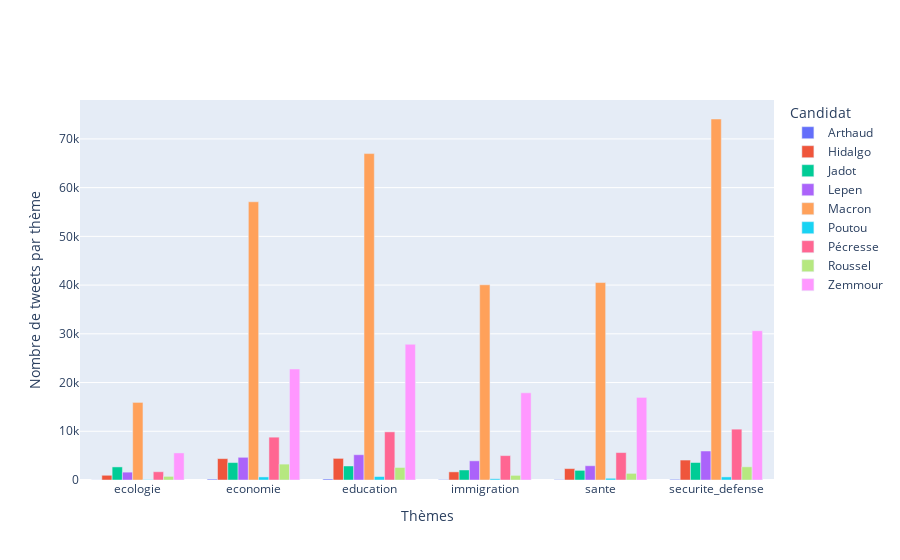

Source (notebook cell):
### Code cell
import plotly.graph_objects as go
fig = go.Figure()
for candidat, group in df_all.groupby("candidat"):
    fig.add_trace(go.Bar(x=df_all.index, y=group["nombre_tweets_lies"], name=candidat,
      hovertemplate="Candidat=%s<br>Thème=%%{x}<br>Nombre de tweets liées=%%{y}<extra></extra>"% candidat))

fig.update_layout(legend_title_text = "Candidat")
fig.update_xaxes(title_text="Thèmes")
fig.update_yaxes(title_text="Nombre de tweets par thème")
fig.show()

### Figure 1 — Plotly figure (JSON) as saved in the notebook; plotly's stock layout.template omitted (floating-point values rounded to 4 significant figures)
{"data": [{"hovertemplate": "Candidat=Arthaud<br>Thème=%{x}<br>Nombre de tweets liées=%{y}<extra></extra>", "name": "Arthaud", "type": "bar", "x": ["ecologie", "economie", "education", "immigration", "sante", "securite_defense", "ecologie", "economie", "education", "immigration", "sante", "securite_defense", "ecologie", "economie", "education", "immigration", "sante", "securite_defense", "ecologie", "economie", "education", "immigration", "sante", "securite_defense", "ecologie", "economie", "education", "immigration", "sante", "securite_defense", "ecologie", "economie", "education", "immigration", "sante", "securite_defense", "ecologie", "economie", "education", "immigration", "sante", "securite_defense", "ecologie", "economie", "education", "immigration", "sante", "securite_defense", "ecologie", "economie", "education", "immigration", "sante", "securite_defense"], "y": [20, 177, 199, 77, 75, 138]}, {"hovertemplate": "Candidat=Hidalgo<br>Thème=%{x}<br>Nombre de tweets liées=%{y}<extra></extra>", "name": "Hidalgo", "type": "bar", "x": ["ecologie", "economie", "education", "immigration", "sante", "securite_defense", "ecologie", "economie", "education", "immigration", "sante", "securite_defense", "ecologie", "economie", "education", "immigration", "sante", "securite_defense", "ecologie", "economie", "education", "immigration", "sante", "securite_defense", "ecologie", "economie", "education", "immigration", "sante", "securite_defense", "ecologie", "economie", "education", "immigration", "sante", "securite_defense", "ecologie", "economie", "education", "immigration", "sante", "securite_defense", "ecologie", "economie", "education", "immigration", "sante", "securite_defense", "ecologie", "economie", "education", "immigration", "sante", "securite_defense"], "y": [968, 4387, 4436, 1668, 2339, 4093]}, {"hovertemplate": "Candidat=Jadot<br>Thème=%{x}<br>Nombre de tweets liées=%{y}<extra></extra>", "name": "Jadot", "type": "bar", "x": ["ecologie", "economie", "education", "immigration", "sante", "securite_defense", "ecologie", "economie", "education", "immigration", "sante", "securite_defense", "ecologie", "economie", "education", "immigration", "sante", "securite_defense", "ecologie", "economie", "education", "immigration", "sante", "securite_defense", "ecologie", "economie", "education", "immigration", "sante", "securite_defense", "ecologie", "economie", "education", "immigration", "sante", "securite_defense", "ecologie", "economie", "education", "immigration", "sante", "securite_defense", "ecologie", "economie", "education", "immigration", "sante", "securite_defense", "ecologie", "economie", "education", "immigration", "sante", "securite_defense"], "y": [2686, 3578, 2879, 2057, 1980, 3591]}, {"hovertemplate": "Candidat=Lepen<br>Thème=%{x}<br>Nombre de tweets liées=%{y}<extra></extra>", "name": "Lepen", "type": "bar", "x": ["ecologie", "economie", "education", "immigration", "sante", "securite_defense", "ecologie", "economie", "education", "immigration", "sante", "securite_defense", "ecologie", "economie", "education", "immigration", "sante", "securite_defense", "ecologie", "economie", "education", "immigration", "sante", "securite_defense", "ecologie", "economie", "education", "immigration", "sante", "securite_defense", "ecologie", "economie", "education", "immigration", "sante", "securite_defense", "ecologie", "economie", "education", "immigration", "sante", "securite_defense", "ecologie", "economie", "education", "immigration", "sante", "securite_defense", "ecologie", "economie", "education", "immigration", "sante", "securite_defense"], "y": [1610, 4658, 5190, 3933, 2926, 5949]}, {"hovertemplate": "Candidat=Macron<br>Thème=%{x}<br>Nombre de tweets liées=%{y}<extra></extra>", "name": "Macron", "type": "bar", "x": ["ecologie", "economie", "education", "immigration", "sante", "securite_defense", "ecologie", "economie", "education", "immigration", "sante", "securite_defense", "ecologie", "economie", "education", "immigration", "sante", "securite_defense", "ecologie", "economie", "education", "immigration", "sante", "securite_defense", "ecologie", "economie", "education", "immigration", "sante", "securite_defense", "ecologie", "economie", "education", "immigration", "sante", "securite_defense", "ecologie", "economie", "education", "immigration", "sante", "securite_defense", "ecologie", "economie", "education", "immigration", "sante", "securite_defense", "ecologie", "economie", "education", "immigration", "sante", "securite_defense"], "y": [15924, 57099, 66986, 40058, 40523, 74085]}, {"hovertemplate": "Candidat=Poutou<br>Thème=%{x}<br>Nombre de tweets liées=%{y}<extra></extra>", "name": "Poutou", "type": "bar", "x": ["ecologie", "economie", "education", "immigration", "sante", "securite_defense", "ecologie", "economie", "education", "immigration", "sante", "securite_defense", "ecologie", "economie", "education", "immigration", "sante", "securite_defense", "ecologie", "economie", "education", "immigration", "sante", "securite_defense", "ecologie", "economie", "education", "immigration", "sante", "securite_defense", "ecologie", "economie", "education", "immigration", "sante", "securite_defense", "ecologie", "economie", "education", "immigration", "sante", "securite_defense", "ecologie", "economie", "education", "immigration", "sante", "securite_defense", "ecologie", "economie", "education", "immigration", "sante", "securite_defense"], "y": [87, 633, 712, 251, 353, 634]}, {"hovertemplate": "Candidat=Pécresse<br>Thème=%{x}<br>Nombre de tweets liées=%{y}<extra></extra>", "name": "Pécresse", "type": "bar", "x": ["ecologie", "economie", "education", "immigration", "sante", "securite_defense", "ecologie", "economie", "education", "immigration", "sante", "securite_defense", "ecologie", "economie", "education", "immigration", "sante", "securite_defense", "ecologie", "economie", "education", "immigration", "sante", "securite_defense", "ecologie", "economie", "education", "immigration", "sante", "securite_defense", "ecologie", "economie", "education", "immigration", "sante", "securite_defense", "ecologie", "economie", "education", "immigration", "sante", "securite_defense", "ecologie", "economie", "education", "immigration", "sante", "securite_defense", "ecologie", "economie", "education", "immigration", "sante", "securite_defense"], "y": [1699, 8789, 9882, 5007, 5629, 10436]}, {"hovertemplate": "Candidat=Roussel<br>Thème=%{x}<br>Nombre de tweets liées=%{y}<extra></extra>", "name": "Roussel", "type": "bar", "x": ["ecologie", "economie", "education", "immigration", "sante", "securite_defense", "ecologie", "economie", "education", "immigration", "sante", "securite_defense", "ecologie", "economie", "education", "immigration", "sante", "securite_defense", "ecologie", "economie", "education", "immigration", "sante", "securite_defense", "ecologie", "economie", "education", "immigration", "sante", "securite_defense", "ecologie", "economie", "education", "immigration", "sante", "securite_defense", "ecologie", "economie", "education", "immigration", "sante", "securite_defense", "ecologie", "economie", "education", "immigration", "sante", "securite_defense", "ecologie", "economie", "education", "immigration", "sante", "securite_defense"], "y": [743, 3264, 2569, 955, 1360, 2706]}, {"hovertemplate": "Candidat=Zemmour<br>Thème=%{x}<br>Nombre de tweets liées=%{y}<extra></extra>", "name": "Zemmour", "type": "bar", "x": ["ecologie", "economie", "education", "immigration", "sante", "securite_defense", "ecologie", "economie", "education", "immigration", "sante", "securite_defense", "ecologie", "economie", "education", "immigration", "sante", "securite_defense", "ecologie", "economie", "education", "immigration", "sante", "securite_defense", "ecologie", "economie", "education", "immigration", "sante", "securite_defense", "ecologie", "economie", "education", "immigration", "sante", "securite_defense", "ecologie", "economie", "education", "immigration", "sante", "securite_defense", "ecologie", "economie", "education", "immigration", "sante", "securite_defense", "ecologie", "economie", "education", "immigration", "sante", "securite_defense"], "y": [5557, 22767, 27854, 17889, 16950, 30636]}], "layout": {"legend": {"title": {"text": "Candidat"}}, "xaxis": {"title": {"text": "Thèmes"}}, "yaxis": {"title": {"text": "Nombre de tweets par thème"}}}}
